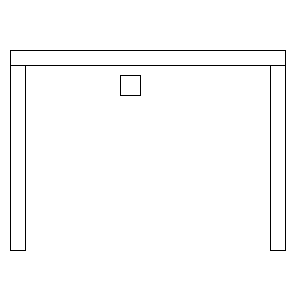
Frame 1 (no input)
Frame 60 (the mouse pressed at the canvas centre just before this capture): identical to frame 1, image omitted
Frame 120 (the mouse held since frame 60 and released just before this capture): identical to frame 1, image omitted

The Processing sketch that drew this single still picture (run headless with seeded random() and noise(); from frame 60 on, the mouse is pressed at the canvas centre):

// Processing sketch: processing_179897
// ── processing_179897.pde

void setup() {
size(300,300);
background(255);


}

void draw(){

background(255);

stroke(0);
rect(10,50,15,200);
rect(10,50,275,15);
rect(270,65,15,185);
rect(120,75,20,20);



}
